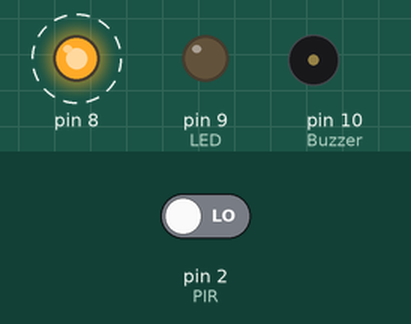
Recording of a program running on a simulated Arduino Uno, built with avr-gcc and run on an emulated ATmega328P. Shown: output pins drawn as LEDs (lit = HIGH), buzzer (waves = sounding, pin HIGH). Dashed ring = blinking. The inputs (shaded band) are chosen by the test bench; at power-on: pin 2 (PIR) LOW.

Above: at 30.5 s.
Timing chart, 0 to 34.6 s (numbered marks = the images above):
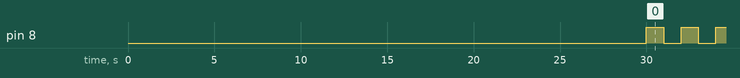

Measured:
- by itself, pin 8: alternates HIGH for 1.0 s and LOW for 1.0 s

The program:

main.cpp
```cpp
#include <Arduino.h>

void setup()
{
    DDRD &= ~(1 << 2);   // D2 as INPUT (PIR Sensor)
    DDRB |= (1 << 0);    // D8 as OUTPUT (Status LED)
    DDRB |= (1 << 1);    // D9 as OUTPUT (Alert LED)
    DDRB |= (1 << 2);    // D10 as OUTPUT (Buzzer)

    // PIR Warm-up Time
    delay(30000);
}

void loop()
{
    // Blink Status LED

    PORTB |= (1 << 0);    // D8 HIGH
    delay(1000);

    PORTB &= ~(1 << 0);   // D8 LOW
    delay(1000);

    // Read PIR Sensor

    if (PIND & (1 << 2))   // Check D2
    {
        // Motion Detected

        PORTB |= (1 << 1);   // Alert LED ON
        PORTB |= (1 << 2);   // Buzzer ON

        delay(5000);

        PORTB &= ~(1 << 1);  // Alert LED OFF
        PORTB &= ~(1 << 2);  // Buzzer OFF
    }
}
```
